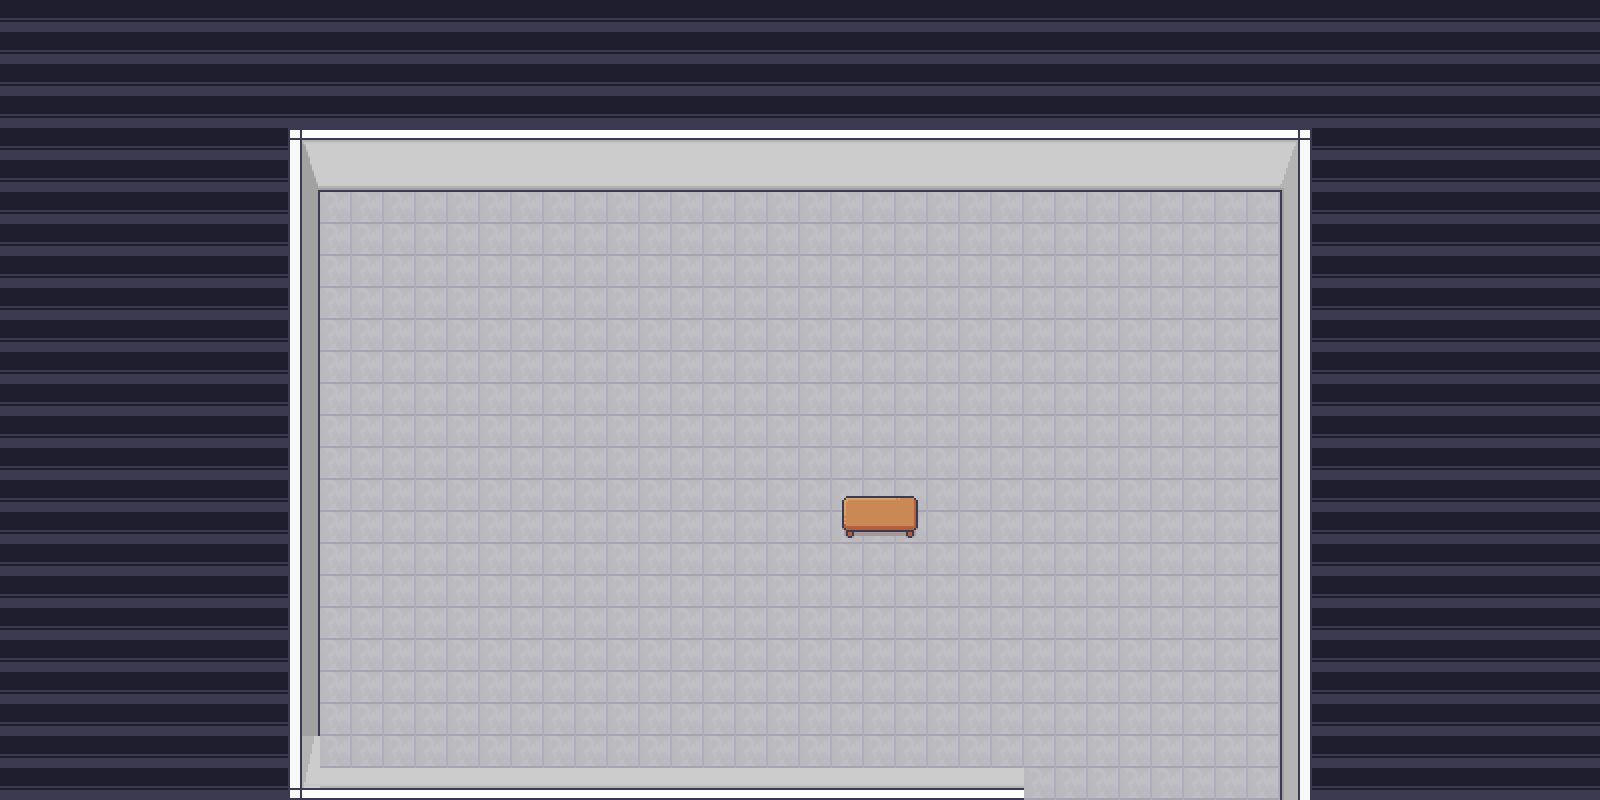

This is a level from a 2D game, rendered from its Tiled map with the project's own tilesets. A one-line summary and the map file follow, with tile-layer data summarised:
An orthogonal 50x25 tile map with 32x32 px tiles, 3 tile layers (Fond, Murs, Objets), 2 tilesets and 5 objects.

<map version="1.9" tiledversion="1.9.2" orientation="orthogonal" renderorder="right-down" width="50" height="25" tilewidth="32" tileheight="32" infinite="0" nextlayerid="7" nextobjectid="8">
 <tileset firstgid="1" source="Room_Builder_32x32.tsx" />
 <tileset firstgid="8285" source="Interiors_32x32.tsx" />
 <layer id="1" name="Fond" width="50" height="25">
  <data>[1250 cells, 1250 non-empty, 2 distinct tile ids]</data>
 </layer>
 <layer id="4" name="Murs" width="50" height="25">
  <data>[1250 cells, 124 non-empty, 10 distinct tile ids]</data>
 </layer>
 <layer id="5" name="Objets" width="50" height="25">
  <data>[1250 cells, 6 non-empty, 6 distinct tile ids]</data>
 </layer>
 <group id="6" name="Collisions">
  <objectgroup id="3" name="Collisions">
   <object id="3" x="299" y="140" width="999" height="50" />
   <object id="4" x="294" y="200" width="24" height="594" />
   <object id="5" x="1282" y="187" width="28" height="613" />
   <object id="6" x="298" y="765" width="724" height="32" />
   <object id="7" x="846" y="501" width="71" height="42" />
  </objectgroup>
 </group>
</map>
